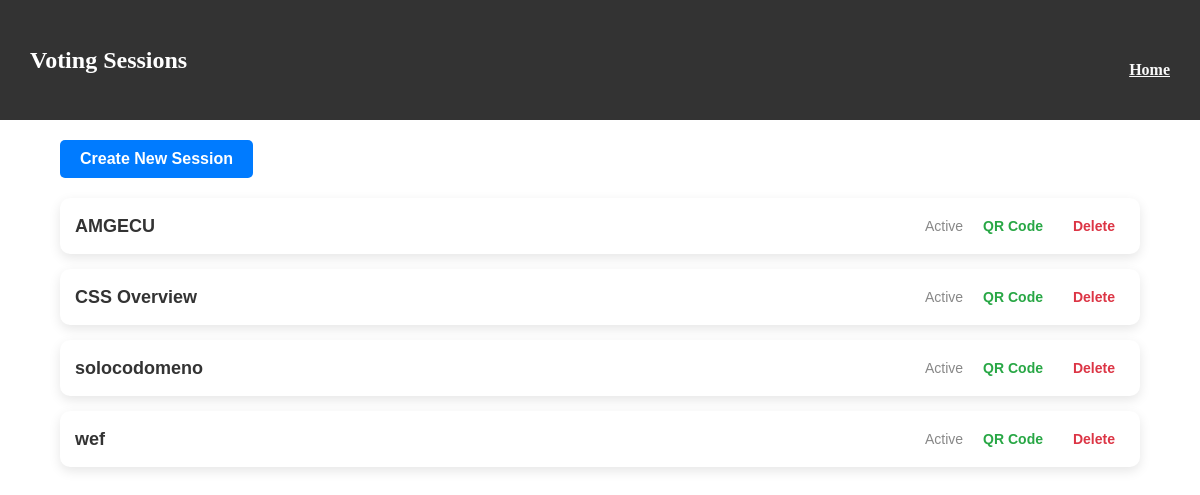
Before: /list_sessions/ (signed in) with the older database file.
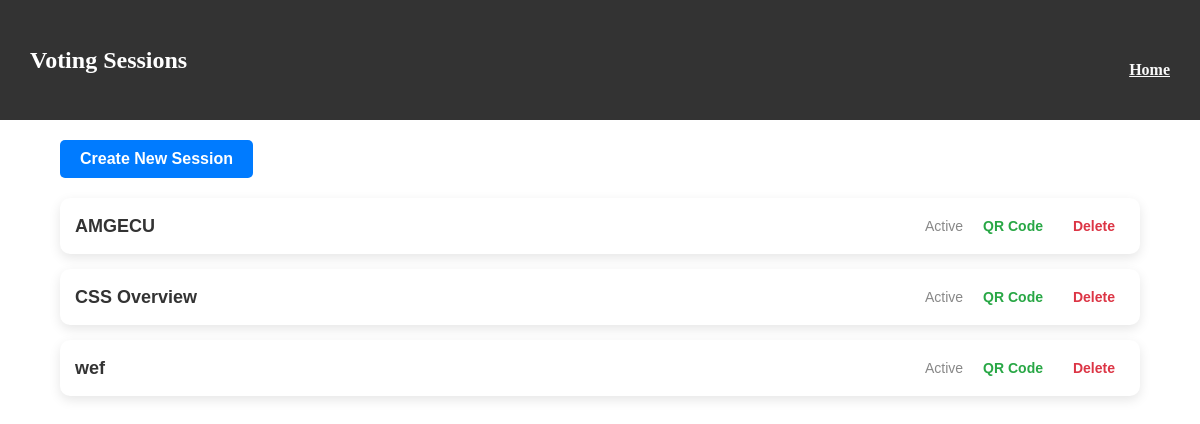
After: the same page with the newer database file.
### voters/models.py (models this page shows, shortened)
class VotingSession(models.Model):
    session_id = models.AutoField(primary_key=True)
    title = models.CharField(max_length=200)
    unique_url = models.URLField(unique=True, blank=True, null=True)
    is_active = models.BooleanField(default=False)
    admin = models.ForeignKey(User, on_delete=models.CASCADE)  # session creator/admin
    qr_code = models.ImageField(upload_to='qr_codes/', blank=True, null=True)
    created_at = models.DateTimeField(auto_now_add=True)
    updated_at = models.DateTimeField(auto_now=True)
    total_voters = models.IntegerField(default=0)
    current_voters = models.IntegerField(default=0)

### voters/views.py (the view)
# urls.py: path('list_sessions/', voters_views.list_voting_sessions, name = 'list_voting_sessions'),
@login_required
def list_voting_sessions(request):
    sessions = VotingSession.objects.filter(admin=request.user)  # Admin's own sessions
    return render(request, 'voters/list_sessions.html', {'sessions': sessions})

### voters/templates/voters/list_sessions.html (shortened to what this page needs)
<head>
    {% load static %}
    <link href="{% static 'style.css' %}?v={% now 'U' %}" rel="stylesheet">
</head>
<nav class="admin-navbar">
    <div class="navbar-content">
        <h2 class="admin-title">Voting Sessions</h2>
        <div class="profile">
            <ul>
                <li class="home_link"><a  href="{% url 'admin_main_page' %}">Home</a></li>
            </ul>
        </div>
    </div>
</nav>
<div class="sessions-container">
    <a href="{% url 'create_voting_session' %}" class="create-session-btn">Create New Session</a>
    <div class="session-list">
        {% for session in sessions %}
            <div class="session-card">
                <div class="session-info">
                    <a href="{% url 'manage_session' session.session_id %}" class="session-title">{{ session.title }}</a>
                    <div class="session-links">
                        {% if session.is_active %}
                            <span class="no-qr">Active</span>
                            {% if session.qr_code %}
                                <a href="{{ session.qr_code.url }}" class="qr-link">QR Code</a>
                            {% else %}
                                <span class="no-qr">No QR Code generated</span>
                            {% endif %}
                        {% else %}
                            <span class="no-qr">Inactive</span>
                        {% endif %}
                        <a href="{% url 'delete_voting_session' session.session_id %}" class="delete-link">Delete</a>
                    </div>
                </div>
            </div>
        {% endfor %}
    </div>
</div>

Changed rows visible on the page:
removed VotingSession: title "solocodomeno"
